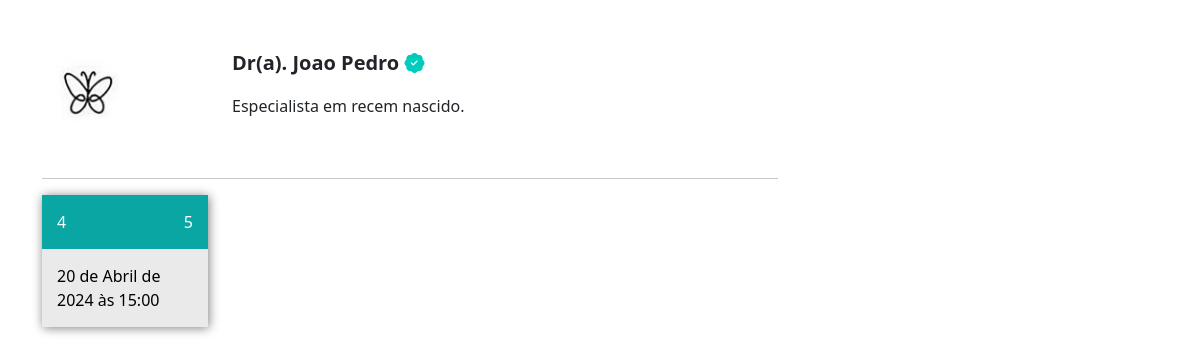
/paciente/escolher_horario/4/, run on the app's committed database.
### medico/models.py (models this page shows, shortened)
class DadosMedico(models.Model):
    crm = models.CharField(max_length=30)
    nome = models.CharField(max_length=100)
    cep = models.CharField(max_length=15)
    rua = models.CharField(max_length=100)
    bairro = models.CharField(max_length=100)
    numero = models.IntegerField()
    rg = models.ImageField(upload_to='rgs')
    cedula_identidade_medica = models.ImageField(upload_to='cim')
    foto = models.ImageField(upload_to='fotos_perfil')
    descricao = models.TextField()
    valor_consulta = models.FloatField(default=100)
    user = models.ForeignKey(User, on_delete=models.DO_NOTHING)
    especialidade = models.ForeignKey(Especialidades, on_delete=models.DO_NOTHING)

class DatasAbertas(models.Model):
      data = models.DateTimeField()
      user = models.ForeignKey(User, on_delete=models.DO_NOTHING)
      agendado = models.BooleanField(default=False)

### paciente/views.py (the view)
# urls.py: path('escolher_horario/<int:id_dados_medicos>/', views.escolher_horario, name="escolher_horario"),
def escolher_horario(request, id_dados_medicos):
    if request.method == "GET":
        medico = DadosMedico.objects.get(id=id_dados_medicos)
        datas_abertas = DatasAbertas.objects.filter(user=medico.user).filter(data__gte=datetime.now()).filter(agendado=False)
        return render(request, 'escolher_horario.html', {'medico': medico, 'datas_abertas':datas_abertas})

### paciente/templates/escolher_horario.html (shortened to what this page needs)
{% extends "base.html" %}
{% load static %}
{% block 'head' %}
    <link rel="stylesheet" href="{% static 'medicos/css/abrir_horario.css' %}">
    <link rel="stylesheet" href="{% static 'usuarios/css/usuarios.css' %}">
    <link rel="stylesheet" href="{% static 'medicos/css/cadastro_medico.css' %}">
    <link rel="stylesheet" href="{% static 'pacientes/css/home.css' %}">
    <link rel="stylesheet" href="https://cdn.jsdelivr.net/npm/bootstrap-icons@1.11.3/font/bootstrap-icons.min.css">
{% endblock 'head' %}
{% block 'body' %}
    <div class="container">
        <br><br>
        <div class="row">
            <div class="col-md-8">
                <div class="row">
                    <div class="col-md-3"><img src="{{medico.foto.url}}" class="foto-perfil-card" alt=""></div>
                    <div class="col-md">
                        <p style="font-size: 20px" class="p-bold">Dr(a). {{medico.nome}} <i class="bi bi-patch-check-fill icon-main"></i></p>
                        <p>{{medico.descricao}}</p>
                    </div>
                </div>
                <br>
                <hr>
                <div class="row">
                    {% for data_aberta in datas_abertas %}
                        <div class="col-md-3">
                            <a class="link" href="{% url "agendar_horario" data_aberta.id %}">
                            <div class='selecionar-dia'>
                            <div class="header-dias">
                                <span class="mes">
                                {{data_aberta.data.month}}
                                </span>
                                <span class="dia-semana">
                                {{data_aberta.data.weekday}}
                                </span>
                            </div>
                            <div class="conteudo-data">
                                {{data_aberta.data}}
                            </div>
                            </div>
                        </a>
                        <br>
                        </div>
                    {% endfor %}
                </div>
            </div>
            <div class="col-md-4">
            </div>
        </div>
    </div>
{% endblock 'body' %}

### templates/static/geral/css/base.css (style rules this page uses)
:root { --main-color: #00CCBE; --dark-color: #09A6A3; --contrast-color: #FFD686; }
.p-bold { font-weight: bold; }

### templates/static/pacientes/css/home.css (style rules this page uses)
.foto-perfil-card { width: 90px; height: 90px; border-radius: 45px; }
.icon-main { color: var(--main-color); }
.link { text-decoration: none; }
.selecionar-dia { width: 100%; background-color: #EAEAEA; box-shadow: 1px 1px 10px gray; }
.header-dias { background-color: var(--dark-color); padding: 15px; color: white; text-decoration: none; }
.dia-semana { float: right; }
.conteudo-data { padding: 15px; color: black; }

### data on the page
DadosMedico: foto (picture), nome "Joao Pedro", descricao "Especialista em recem nascido."
DatasAbertas: data.month "4", data.weekday "5", data "20 de Abril de 2024 às 15:00"
